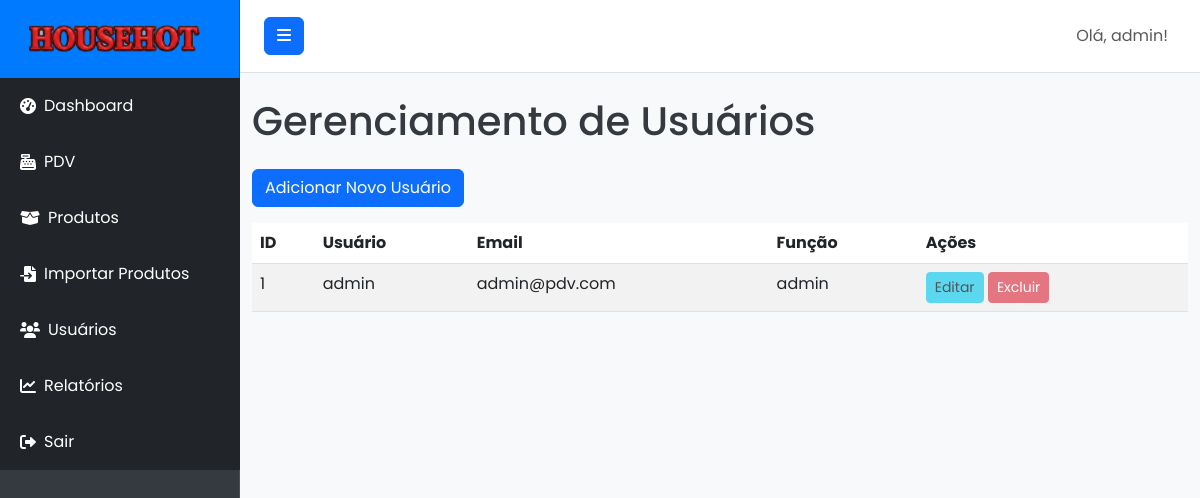
Screenshot of /users (signed in) with the database file from the repository.
### models.py (models this page shows, shortened)
class User(UserMixin, db.Model):
    id = db.Column(db.Integer, primary_key=True)
    username = db.Column(db.String(80), unique=True, nullable=False)
    email = db.Column(db.String(120), unique=True, nullable=False)
    password_hash = db.Column(db.String(128), nullable=False)
    role = db.Column(db.String(20), default='user', nullable=False) # 'admin' ou 'user'
    sales = db.relationship('Sale', backref='operator', lazy=True) # Relação com vendas
    def is_admin(self):
        return self.role == 'admin'

### routes.py (the view)
@main_bp.route('/users')
@admin_required
def users():
    return render_template('users.html', users=User.query.all())

### routes.py (called while the page is built)
def admin_required(f):
    @wraps(f)
    @login_required
    def decorated_function(*args, **kwargs):
        if not current_user.is_admin():
            flash('Você não tem permissão para acessar esta página.', 'danger')
            return redirect(url_for('main.dashboard'))
        return f(*args, **kwargs)
    return decorated_function

### templates/users.html (shortened to what this page needs)
    {% extends "base.html" %}
    {% block content %}
    <h1 class="mb-4">Gerenciamento de Usuários</h1>
    <a href="{{ url_for('main.add_user') }}" class="btn btn-primary mb-3">Adicionar Novo Usuário</a>
    <table class="table table-striped table-hover">
        <thead>
            <tr>
                <th>ID</th>
                <th>Usuário</th>
                <th>Email</th>
                <th>Função</th>
                <th>Ações</th>
            </tr>
        </thead>
        <tbody>
            {% for user in users %}
            <tr>
                <td>{{ user.id }}</td>
                <td>{{ user.username }}</td>
                <td>{{ user.email }}</td>
                <td>{{ user.role }}</td>
                <td>
                    <a href="#" class="btn btn-sm btn-info disabled">Editar</a>
                    <button class="btn btn-sm btn-danger disabled">Excluir</button>
                </td>
            </tr>
            {% else %}
            <tr>
                <td colspan="5" class="text-center">Nenhum usuário cadastrado.</td>
            </tr>
            {% endfor %}
        </tbody>
    </table>
    {% endblock %}

### templates/base.html (shortened to what this page needs)
<!DOCTYPE html>
<html lang="pt-br">
<head>
    <link href="https://cdn.jsdelivr.net/npm/bootstrap@5.3.0/dist/css/bootstrap.min.css" rel="stylesheet">
    <link rel="stylesheet" href="https://cdnjs.cloudflare.com/ajax/libs/font-awesome/6.0.0-beta3/css/all.min.css">
    <link rel="stylesheet" href="{{ url_for('static', filename='css/style.css') }}">
</head>
<body>
    <div class="d-flex" id="wrapper">
        <div class="bg-dark border-right" id="sidebar-wrapper">
            <div class="sidebar-heading text-white text-center py-4 fs-4 fw-bold">
                <img src="{{ url_for('static', filename='img/logo.png') }}" alt="Logo" class="me-2" style="height: 30px;">
            </div>
            <div class="list-group list-group-flush">
                <a href="{{ url_for('main.dashboard') }}" class="list-group-item list-group-item-action bg-dark text-white">
                    <i class="fas fa-tachometer-alt me-2"></i> Dashboard
                </a>
                <a href="{{ url_for('main.pdv') }}" class="list-group-item list-group-item-action bg-dark text-white">
                    <i class="fas fa-cash-register me-2"></i> PDV
                </a>
                {% if current_user.is_authenticated and current_user.is_admin() %}
                <a href="{{ url_for('main.products') }}" class="list-group-item list-group-item-action bg-dark text-white">
                    <i class="fas fa-box-open me-2"></i> Produtos
                </a>
                <a href="{{ url_for('main.import_products') }}" class="list-group-item list-group-item-action bg-dark text-white">
                    <i class="fas fa-file-import me-2"></i> Importar Produtos
                </a>
                <a href="{{ url_for('main.users') }}" class="list-group-item list-group-item-action bg-dark text-white">
                    <i class="fas fa-users me-2"></i> Usuários
                </a>
                <a href="{{ url_for('main.reports') }}" class="list-group-item list-group-item-action bg-dark text-white">
                    <i class="fas fa-chart-line me-2"></i> Relatórios
                </a>
                {% endif %}
                <a href="{{ url_for('main.logout') }}" class="list-group-item list-group-item-action bg-dark text-white">
                    <i class="fas fa-sign-out-alt me-2"></i> Sair
                </a>
            </div>
        </div>
        <div id="page-content-wrapper">
            <nav class="navbar navbar-expand-lg navbar-light bg-light border-bottom">
                <button class="btn btn-primary" id="menu-toggle">
                    <i class="fas fa-bars"></i>
                </button>
                <div class="collapse navbar-collapse" id="navbarSupportedContent">
                    <ul class="navbar-nav ms-auto mt-2 mt-lg-0">
                        <li class="nav-item active">
                            <a class="nav-link" href="#">Olá, {{ current_user.username }}!</a>
                        </li>
                    </ul>
                </div>
            </nav>
            <div class="container-fluid py-4">
                {% block content %}{% endblock %}
            </div>
        </div>
    </div>
</body>
</html>

### static/css/style.css (style rules this page uses)
:root { --primary-color: #007bff; --secondary-color: #28a745; --info-color: #17a2b8; --warning-color: #ffc107; --danger-color: #dc3545; --background-light: #f8f9fa; --text-dark: #343a40; --text-light: #ffffff; --sidebar-bg: #343a40; --sidebar-link-hover: #0056b3; --sidebar-header-bg: var(--primary-color); --navbar-bg: #ffffff; --navbar-border-bottom: #e0e0e0; --card-bg: #ffffff; --card-shadow: 0 0.125rem 0.25rem rgba(0, 0, 0, 0.075); --login-bg-gradient-start: #007bff; --login-bg-gradient-end: #0056b3; --login-card-bg: rgba(255, 255, 255, 0.95); --login-card-shadow: 0 10px 25px rgba(0, 0, 0, 0.2); }
body { font-family: 'Poppins', sans-serif; background-color: var(--background-light); color: var(--text-dark); margin: 0; overflow-x: hidden; }
#wrapper { display: flex; width: 100%; align-items: stretch; }
#sidebar-wrapper { min-height: 100vh; width: 15rem; margin-left: 0; transition: margin .25s ease-out; background-color: var(--sidebar-bg) !important; border-right: 1px solid rgba(255, 255, 255, 0.1); flex-shrink: 0; }
#sidebar-wrapper .sidebar-heading { padding: 1.5rem 1.25rem; background-color: var(--sidebar-header-bg); display: flex; align-items: center; justify-content: center; }
#sidebar-wrapper .list-group { width: 15rem; }
#sidebar-wrapper .list-group-item { border: none; padding: 1rem 1.25rem; color: rgba(255, 255, 255, 0.7); background-color: transparent; text-decoration: none; display: flex; align-items: center; }
#page-content-wrapper { flex: 1; min-width: 0; width: 100%; }
.navbar { padding: 1rem 1.5rem; background-color: var(--navbar-bg) !important; border-bottom: 1px solid var(--navbar-border-bottom); }

### rows the page displays
User: username "admin", id "1", email "admin@pdv.com", role "admin"
